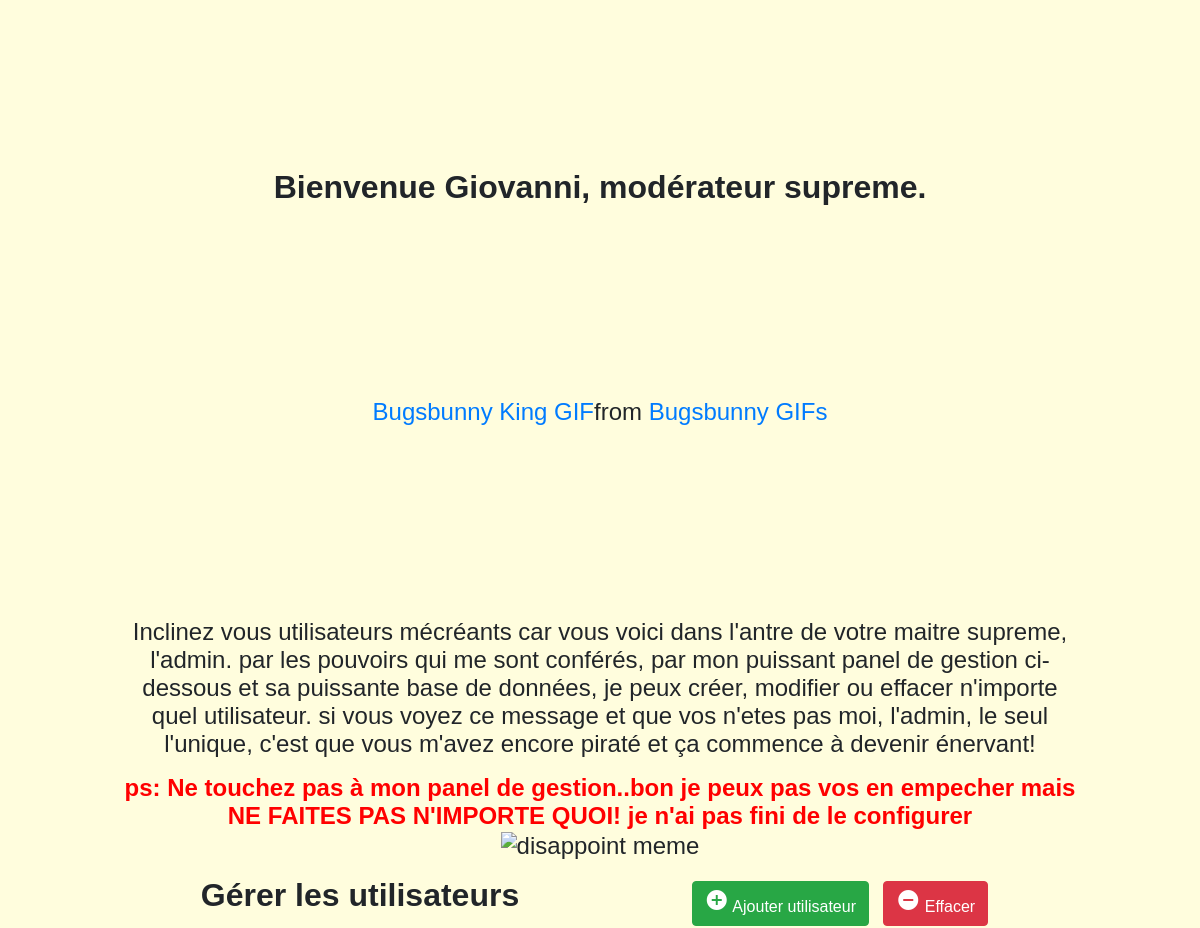
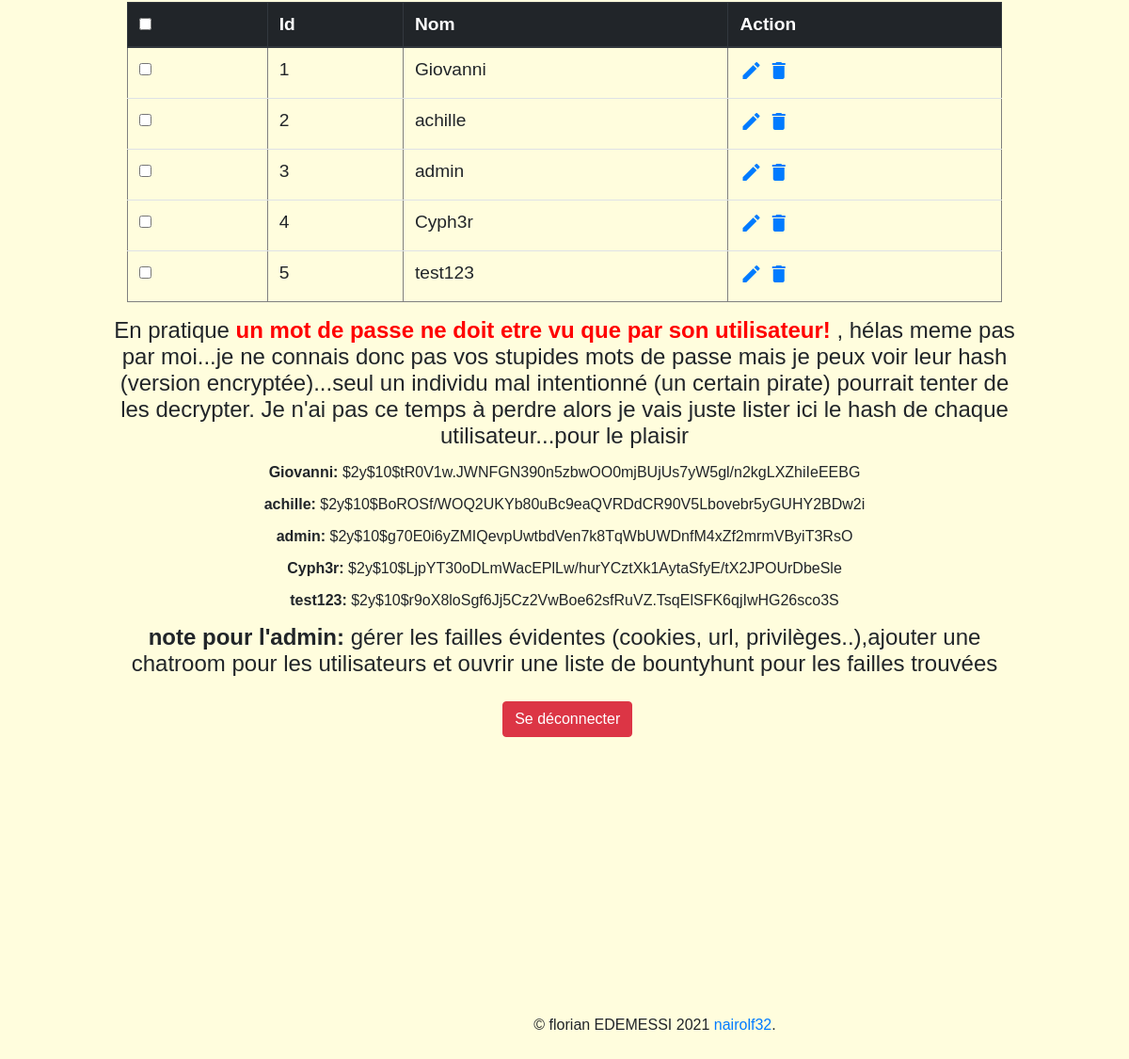
/admin.php (signed in), run on the app's committed database (2 pictures, top to bottom).
### tables this page shows
CREATE TABLE `users` (
  `id` int(11) NOT NULL AUTO_INCREMENT,
  `username` varchar(50) NOT NULL,
  `password` varchar(255) NOT NULL,
  `created_at` datetime DEFAULT current_timestamp(),
  PRIMARY KEY (`id`),
  UNIQUE KEY `username` (`username`)
);

### admin.php (the view, shortened to what this page needs)
<?php
require_once 'config.php';
?>
<!DOCTYPE html>
<html lang="fr">
<head>
    <link rel="stylesheet" href="https://stackpath.bootstrapcdn.com/bootstrap/4.5.2/css/bootstrap.min.css">
	<link rel="stylesheet" href="https://maxcdn.bootstrapcdn.com/font-awesome/4.7.0/css/font-awesome.min.css">
    <link rel="stylesheet" href="https://stackpath.bootstrapcdn.com/bootstrap/4.1.3/css/bootstrap.min.css">
		<link rel="stylesheet" href="style.css?v=<?php echo time(); ?>">
</head>
<body>
    <h2 align="center" class="my-5">Bienvenue <b><?php echo htmlspecialchars($_SESSION["username"]); ?></b>, modérateur supreme.</h2>
    <div align="center" class="tenor-gif-embed" data-postid="4949771" data-share-method="host" data-aspect-ratio="1.37363" data-width="60%"><a href="https://tenor.com/view/bugsbunny-king-gif-4949771">Bugsbunny King GIF</a>from <a href="https://tenor.com/search/bugsbunny-gifs">Bugsbunny GIFs</a></div> <script type="text/javascript" async src="https://tenor.com/embed.js"></script>
    <p align="center">Inclinez vous utilisateurs mécréants car vous voici dans l'antre de votre maitre supreme, l'admin. par les pouvoirs qui me sont conférés, par mon puissant
		panel de gestion ci-dessous et sa puissante base de données, je peux créer, modifier ou effacer n'importe quel utilisateur. si vous voyez ce message et que vos n'etes pas moi,
	l'admin, le seul l'unique, c'est que vous m'avez encore piraté et ça commence à devenir énervant!</p>
	<b style='color:red;'>ps: Ne touchez pas à mon panel de gestion..bon je peux pas vos en empecher mais NE FAITES PAS N'IMPORTE QUOI! je n'ai pas fini de le configurer</b>
<div align="center"> <img src="https://i.kym-cdn.com/entries/icons/original/000/030/359/cover4.jpg" alt="disappoint meme" width="80%"height="80%"/>  </div>
<div align="center" class="container container-fluid">
        <div align="center" class="table-wrapper">
            <div class="table-title">
                <div class="row">
                    <div class="col-sm-6">
						<h2>Gérer les <b>utilisateurs</b></h2>
					</div>
					<div class="col-sm-6">
						<a href="#addUserModal" class="btn btn-success" data-toggle="modal"><i class="material-icons"></i> <span>Ajouter utilisateur</span></a>
						<a href="JavaScript:void(0);" class="btn btn-danger" id="delete_multiple"><i class="material-icons"></i> <span>Effacer</span></a>
					</div>
                </div>
            </div>
            <table class="table"  border="1">
                <thead class="thead-dark">
                    <tr>
						<th scope="col">
							<span class="custom-checkbox">
								<input type="checkbox" id="selectAll">
							</span>
						</th scope="col">
						<th scope="col">Id</th>
                        <th scope="col">Nom</th>
                        <th scope="col">Action</th>
                    </tr>
                </thead>
				<tbody class="table-stripped">
				<?php
				$result = mysqli_query($link,"SELECT * FROM users");
					$i=1;
					while($row = mysqli_fetch_array($result)) {
				?>
				<tr scope="row" id="<?php echo $row["id"]; ?>">
				<td scope="row">
							<span class="custom-checkbox">
								<input type="checkbox" class="user_checkbox" data-user-id="<?php echo $row["id"]; ?>">
							</span>
						</td>
					<td scope="row" class="trow"><?php echo $i; ?></td>
					<td scope="row" class="trow"><?php echo $row["username"]; ?></td>
					<td scope="row" class="trow">
						<a href="#editUserModal" class="edit" data-toggle="modal">
							<i class="material-icons update" data-toggle="tooltip"
							data-id="<?php echo $row["id"]; ?>"
							data-name="<?php echo $row["username"]; ?>"
                            data-password="<?php echo $row["password"]; ?>"
							title="Edit"></i>
						</a>
						<a href="#deleteUserModal" class="delete" data-id="<?php echo $row["id"]; ?>" data-toggle="modal"><i class="material-icons" data-toggle="tooltip"
						title="Delete"></i></a>
                    </td>
				</tr>
				<?php
				$i++;
				}
				?>
				</tbody>
			</table>
        </div>
    </div>
<p align="center">En pratique <b style='color:red;'> un mot de passe ne doit etre vu que par son utilisateur! </b>, hélas meme pas par moi...je ne connais donc pas vos stupides mots de passe
    mais je peux voir leur hash (version encryptée)...seul un individu mal intentionné (un certain pirate) pourrait tenter de les decrypter.
    Je n'ai pas ce temps à perdre alors je vais juste lister ici le hash de chaque utilisateur...pour le plaisir</p>
    <?php
    $result = mysqli_query($link,"SELECT * FROM users");
    while($row = mysqli_fetch_array($result)) {
        ?>
        <div align="center" class = "passlist">
                <p class="pass"><b> <?php echo $row["username"]; ?>:</b>  <?php echo $row["password"]; ?>  </p>
        </div>
        <?php
        } ?>
    <p align="center"><b>note pour l'admin:</b> gérer les failles évidentes (cookies, url, privilèges..),ajouter une chatroom pour les utilisateurs
	et ouvrir une liste de bountyhunt pour les failles trouvées</p>
    <p align="center">
        <a href="logout.php" class="btn btn-danger ml-3">Se déconnecter</a>
    </p>
    <footer> <p class="copyright">&copy; florian EDEMESSI 2021 <a href="https://wa.me/+22967242336">nairolf32</a>.</p> </footer>
</body>
</html>

### style.css (style rules this page uses)
body { font: 1.5rem sans-serif; background-color: #FFFDDD; padding: 10%; text-align: center; }
h2 { font-size: 2rem; font-weight: bold; }
p { font-size: 1.5rem; }
input { max-width: fit-content; }
.copyright { font-size: 1rem; font-weight: italic; margin-left: 20%; margin-top: 30%; text-align: center; }
.tenor-gif-embed { margin: 20%; }
.table-wrapper { font-size: 1.2rem; }
.pass { font-size: 1rem; overflow-wrap: break-word; }
.btn { margin: 1%; width: fit-content; }

### data on the page
users: username "Giovanni", password "$2y$10$tR0V1w.JWNFGN390n5zbwOO0mjBUjUs7yW5gl/n2kgLXZhiIeEEBG"
users: username "achille", password "$2y$10$BoROSf/WOQ2UKYb80uBc9eaQVRDdCR90V5Lbovebr5yGUHY2BDw2i"
users: username "admin", password "$2y$10$g70E0i6yZMIQevpUwtbdVen7k8TqWbUWDnfM4xZf2mrmVByiT3RsO"
users: username "Cyph3r", password "$2y$10$LjpYT30oDLmWacEPlLw/hurYCztXk1AytaSfyE/tX2JPOUrDbeSle"
users: username "test123", password "$2y$10$r9oX8loSgf6Jj5Cz2VwBoe62sfRuVZ.TsqElSFK6qjIwHG26sco3S"

### other printed values
$_SESSION["username"] "Giovanni"
